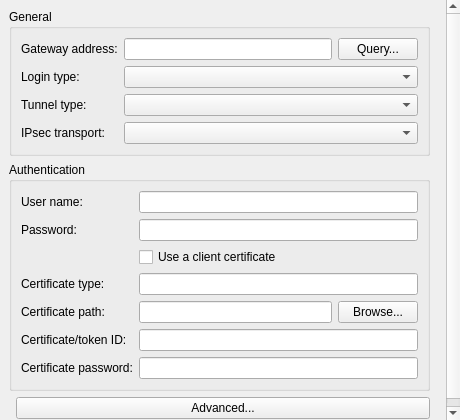
<?xml version="1.0" encoding="UTF-8"?>
<ui version="4.0">
 <class>SnxWidget</class>
 <widget class="QWidget" name="SnxWidget">
  <property name="geometry">
   <rect>
    <x>0</x>
    <y>0</y>
    <width>460</width>
    <height>420</height>
   </rect>
  </property>
  <layout class="QVBoxLayout" name="outerLayout">
   <property name="leftMargin">
    <number>0</number>
   </property>
   <property name="topMargin">
    <number>0</number>
   </property>
   <property name="rightMargin">
    <number>0</number>
   </property>
   <property name="bottomMargin">
    <number>0</number>
   </property>
   <item>
    <widget class="QScrollArea" name="scrollArea">
     <property name="frameShape">
      <enum>QFrame::NoFrame</enum>
     </property>
     <property name="widgetResizable">
      <bool>true</bool>
     </property>
     <property name="horizontalScrollBarPolicy">
      <enum>Qt::ScrollBarAsNeeded</enum>
     </property>
     <widget class="QWidget" name="scrollAreaContents">
      <property name="geometry">
       <rect>
        <x>0</x>
        <y>0</y>
        <width>460</width>
        <height>420</height>
       </rect>
      </property>
      <layout class="QVBoxLayout" name="topLayout">
       <property name="rightMargin">
        <number>16</number>
       </property>
       <item>
        <widget class="QGroupBox" name="generalGroup">
     <property name="title">
      <string>General</string>
     </property>
     <layout class="QFormLayout" name="generalLayout">
      <property name="fieldGrowthPolicy">
       <enum>QFormLayout::AllNonFixedFieldsGrow</enum>
      </property>
      <item row="0" column="0">
       <widget class="QLabel" name="gatewayLabel">
        <property name="text">
         <string>Gateway address:</string>
        </property>
        <property name="buddy">
         <cstring>gateway</cstring>
        </property>
       </widget>
      </item>
      <item row="0" column="1">
       <layout class="QHBoxLayout" name="gatewayRow">
        <item>
         <widget class="QLineEdit" name="gateway"/>
        </item>
        <item>
         <widget class="QPushButton" name="queryButton">
          <property name="toolTip">
           <string>Fetch the gateway's real login methods (read-only, no credentials sent) and choose the login type</string>
          </property>
          <property name="text">
           <string>Query...</string>
          </property>
         </widget>
        </item>
       </layout>
      </item>
      <item row="1" column="0">
       <widget class="QLabel" name="loginTypeLabel">
        <property name="text">
         <string>Login type:</string>
        </property>
        <property name="buddy">
         <cstring>loginType</cstring>
        </property>
       </widget>
      </item>
      <item row="1" column="1">
       <widget class="QComboBox" name="loginType">
        <property name="toolTip">
         <string>Use the "Query..." button next to Gateway address to load the real login methods from the server.</string>
        </property>
       </widget>
      </item>
      <item row="2" column="0">
       <widget class="QLabel" name="tunnelTypeLabel">
        <property name="text">
         <string>Tunnel type:</string>
        </property>
        <property name="buddy">
         <cstring>tunnelType</cstring>
        </property>
       </widget>
      </item>
      <item row="2" column="1">
       <widget class="QComboBox" name="tunnelType"/>
      </item>
      <item row="3" column="0">
       <widget class="QLabel" name="transportTypeLabel">
        <property name="text">
         <string>IPsec transport:</string>
        </property>
        <property name="buddy">
         <cstring>transportType</cstring>
        </property>
       </widget>
      </item>
      <item row="3" column="1">
       <widget class="QComboBox" name="transportType"/>
      </item>
     </layout>
    </widget>
   </item>
   <item>
    <widget class="QGroupBox" name="authGroup">
     <property name="title">
      <string>Authentication</string>
     </property>
     <layout class="QFormLayout" name="authLayout">
      <property name="fieldGrowthPolicy">
       <enum>QFormLayout::AllNonFixedFieldsGrow</enum>
      </property>
      <item row="0" column="0">
       <widget class="QLabel" name="userLabel">
        <property name="text">
         <string>User name:</string>
        </property>
        <property name="buddy">
         <cstring>user</cstring>
        </property>
       </widget>
      </item>
      <item row="0" column="1">
       <widget class="QLineEdit" name="user"/>
      </item>
      <item row="1" column="0">
       <widget class="QLabel" name="passwordLabel">
        <property name="text">
         <string>Password:</string>
        </property>
        <property name="buddy">
         <cstring>password</cstring>
        </property>
       </widget>
      </item>
      <item row="1" column="1">
       <widget class="PasswordField" name="password">
        <property name="passwordModeEnabled" stdset="0">
         <bool>true</bool>
        </property>
       </widget>
      </item>
      <item row="2" column="1">
       <widget class="QCheckBox" name="useCertificate">
        <property name="text">
         <string>Use a client certificate</string>
        </property>
       </widget>
      </item>
      <item row="3" column="0">
       <widget class="QLabel" name="certTypeLabel">
        <property name="text">
         <string>Certificate type:</string>
        </property>
        <property name="buddy">
         <cstring>certType</cstring>
        </property>
       </widget>
      </item>
      <item row="3" column="1">
       <widget class="QLineEdit" name="certType"/>
      </item>
      <item row="4" column="0">
       <widget class="QLabel" name="certPathLabel">
        <property name="text">
         <string>Certificate path:</string>
        </property>
        <property name="buddy">
         <cstring>certPath</cstring>
        </property>
       </widget>
      </item>
      <item row="4" column="1">
       <layout class="QHBoxLayout" name="certPathRow">
        <item>
         <widget class="QLineEdit" name="certPath"/>
        </item>
        <item>
         <widget class="QPushButton" name="certPathBrowse">
          <property name="text">
           <string>Browse...</string>
          </property>
         </widget>
        </item>
       </layout>
      </item>
      <item row="5" column="0">
       <widget class="QLabel" name="certIdLabel">
        <property name="text">
         <string>Certificate/token ID:</string>
        </property>
        <property name="buddy">
         <cstring>certId</cstring>
        </property>
       </widget>
      </item>
      <item row="5" column="1">
       <widget class="QLineEdit" name="certId"/>
      </item>
      <item row="6" column="0">
       <widget class="QLabel" name="certPasswordLabel">
        <property name="text">
         <string>Certificate password:</string>
        </property>
        <property name="buddy">
         <cstring>certPassword</cstring>
        </property>
       </widget>
      </item>
      <item row="6" column="1">
       <widget class="PasswordField" name="certPassword">
        <property name="passwordModeEnabled" stdset="0">
         <bool>true</bool>
        </property>
       </widget>
      </item>
     </layout>
    </widget>
   </item>
   <item>
    <layout class="QHBoxLayout" name="advancedRow">
     <item>
      <spacer name="advancedSpacer">
       <property name="orientation">
        <enum>Qt::Horizontal</enum>
       </property>
      </spacer>
     </item>
     <item>
      <widget class="QPushButton" name="advancedButton">
       <property name="text">
        <string>Advanced...</string>
       </property>
      </widget>
     </item>
    </layout>
   </item>
  </layout>
     </widget>
    </widget>
   </item>
  </layout>
 </widget>
 <customwidgets>
  <customwidget>
   <class>PasswordField</class>
   <extends>QLineEdit</extends>
   <header>passwordfield.h</header>
  </customwidget>
 </customwidgets>
 <resources/>
 <connections/>
</ui>
